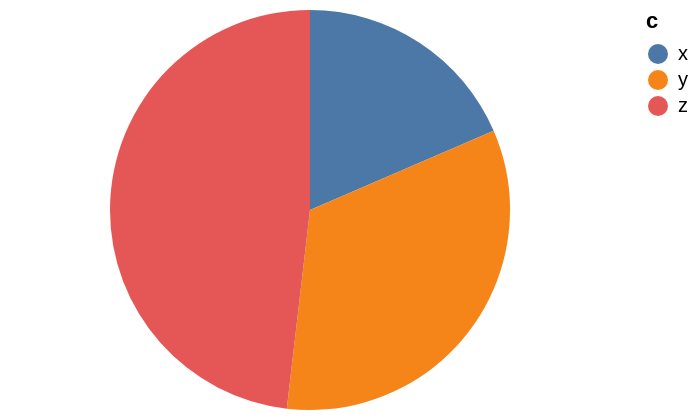

Here is the Vega-Lite specification saved for this chart:
### Vega-Lite specification from a JSON file in a GitHub repository (floating-point values rounded to 4 significant figures)
{"$schema": "https://vega.github.io/schema/vega-lite/v6.json", "data": {"values": [{"a": 1, "b": 3, "c": "x", "d": "2020-01-01"}, {"a": 2, "b": 5, "c": "y", "d": "2020-03-01"}, {"a": 3, "b": 2, "c": "x", "d": "2020-06-01"}, {"a": 4, "b": 6, "c": "z", "d": "2020-09-01"}, {"a": 5, "b": 4, "c": "y", "d": "2021-01-01"}, {"a": 6, "b": 7, "c": "z", "d": "2021-04-01"}]}, "width": 300, "height": 200, "params": [{"name": "pick", "select": "point"}], "mark": "arc", "encoding": {"theta": {"field": "b", "type": "quantitative", "aggregate": "sum"}, "color": {"field": "c", "type": "nominal"}, "opacity": {"condition": {"param": "pick", "value": 1}, "value": 0.4}}}
